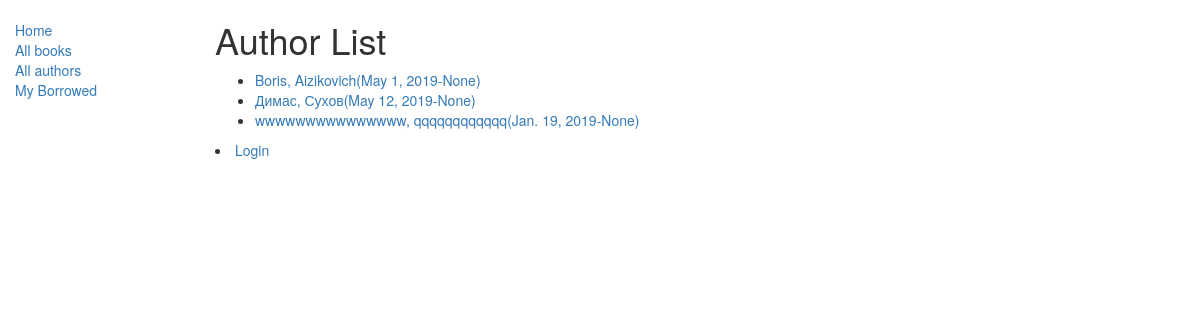
Screenshot of /catalog/authors/ with the database file from the repository.
### catalog/models.py (models this page shows)
class Author(models.Model):
    first_name = models.CharField(max_length=100)
    last_name = models.CharField(max_length=100)
    date_of_birth = models.DateField(null=True, blank=True)
    date_of_death = models.DateField('Died', null=True, blank=True)
    def get_absolute_url(self):
        return reverse('author-detail', args=[str(self.id)])
    def __str__(self):
        return '%s, %s' % (self.last_name, self.first_name)

### catalog/views.py (the view)
class AuthorListView(generic.ListView):
    model = Author
    paginate_by = 10

### catalog/templates/catalog/author_list.html
{% extends "base_generic.html" %}
{% block content %}
    <h1>Author List</h1>
    {% if author_list %}
    <ul>
      {% for author in author_list %}
      <li>
        <a href="{{ author.get_absolute_url }}">{{ author }}({{author.date_of_birth}}-{{author.date_of_death}})</a>
      </li>
      {% endfor %}
    </ul>
    {% else %}
      <p>There are no author in the library.</p>
    {% endif %}
{% endblock %}

### rows the page displays
Author: last_name+first_name "Boris, Aizikovich", date_of_birth "May 1, 2019", date_of_death "None"
Author: last_name+first_name "Димас, Сухов", date_of_birth "May 12, 2019", date_of_death "None"
Author: last_name+first_name "wwwwwwwwwwwwwww, qqqqqqqqqqqq", date_of_birth "Jan. 19, 2019", date_of_death "None"
